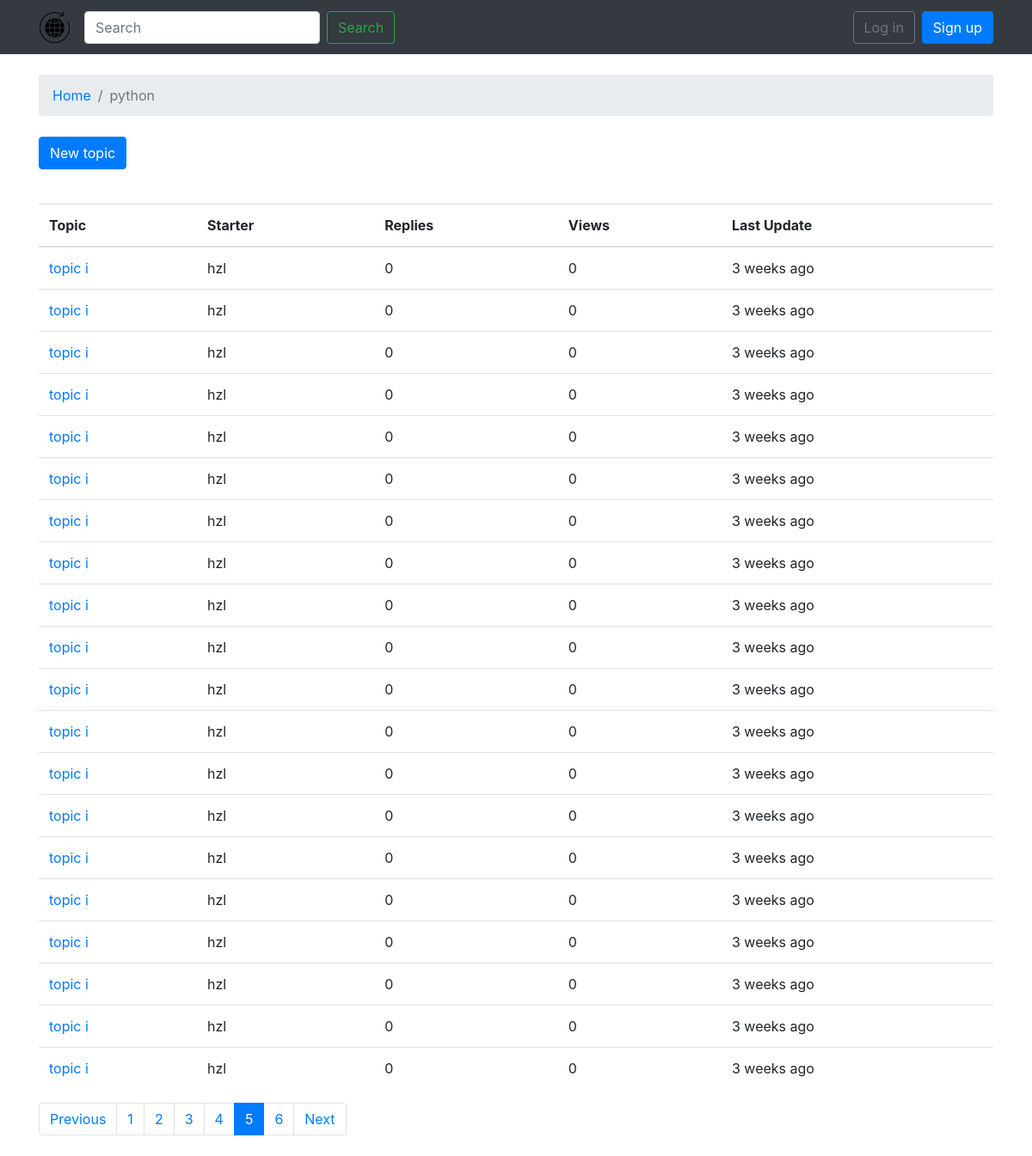
Screenshot of /boards/1/?page=5 with the database file from the repository.
### boards/models.py (models this page shows, shortened)
class Board(models.Model):
    name = models.CharField(max_length=30, unique=True)
    description = models.CharField(max_length=100)

class Topic(models.Model):
    subject = models.CharField(max_length=255)
    last_updated = models.DateTimeField(auto_now_add=True)
    board = models.ForeignKey(Board, related_name='topics',on_delete=models.CASCADE)
    starter = models.ForeignKey(User, related_name='topics',on_delete=models.CASCADE)
    views = models.PositiveIntegerField(default=0)

### boards/views.py (the view)
# urls.py: url(r'^boards/(?P<pk>\d+)/$',views.TopicListView.as_view(),name='board_topics'),
class TopicListView(ListView):
    model = Topic
    context_object_name = 'topics'
    template_name = 'topics.html'
    paginate_by = 20
    def get_context_data(self, **kwargs):
        kwargs['board'] = self.board
        return super().get_context_data(**kwargs)
    def get_queryset(self):
        self.board = get_object_or_404(Board, pk=self.kwargs.get('pk'))
        queryset = self.board.topics.order_by('-last_updated').annotate(replies=Count('posts') - 1)
        return queryset

### templates/topics.html (shortened to what this page needs)
{% extends 'base.html' %}
{% load humanize %}
{% block breadcrumb %}
  <li class="breadcrumb-item"><a href="{% url 'home' %}">Home</a></li>
  <li class="breadcrumb-item active">{{ board.name }}</li>
{% endblock %}
{% block content %}
     <div class="mb-4">
    <a href="{% url 'new_topic' board.pk %}" class="btn btn-primary">New topic</a>
    </div>
    <table class="table">
    <thead class="thead-inverse">
      <tr>
        <th>Topic</th>
        <th>Starter</th>
        <th>Replies</th>
        <th>Views</th>
        <th>Last Update</th>
      </tr>
    </thead>
    <tbody>
      {% for topic in topics %}
        <tr>
    <td><a href="{% url 'topic_posts' board.pk topic.pk %}">{{ topic.subject }}</a></td>
    <td>{{ topic.starter.username }}</td>
    <td>{{ topic.replies }}</td>
    <td>{{ topic.views }}</td>
    <td>{{ topic.last_updated|naturaltime }}</td>
        </tr>
      {% endfor %}
    </tbody>
    </table>
    {% include 'includes/pagination.html' %}
{% endblock %}

### rows the page displays
Board: name "python"
Topic: subject "topic i", starter.username "hzl", replies "0", views "0", last_updated "3 weeks ago"
Topic: subject "topic i", starter.username "hzl", replies "0", views "0", last_updated "3 weeks ago"
Topic: subject "topic i", starter.username "hzl", replies "0", views "0", last_updated "3 weeks ago"
Topic: subject "topic i", starter.username "hzl", replies "0", views "0", last_updated "3 weeks ago"
Topic: subject "topic i", starter.username "hzl", replies "0", views "0", last_updated "3 weeks ago"
Topic: subject "topic i", starter.username "hzl", replies "0", views "0", last_updated "3 weeks ago"
Topic: subject "topic i", starter.username "hzl", replies "0", views "0", last_updated "3 weeks ago"
Topic: subject "topic i", starter.username "hzl", replies "0", views "0", last_updated "3 weeks ago"
Topic: subject "topic i", starter.username "hzl", replies "0", views "0", last_updated "3 weeks ago"
Topic: subject "topic i", starter.username "hzl", replies "0", views "0", last_updated "3 weeks ago"
Topic: subject "topic i", starter.username "hzl", replies "0", views "0", last_updated "3 weeks ago"
Topic: subject "topic i", starter.username "hzl", replies "0", views "0", last_updated "3 weeks ago"
Topic: subject "topic i", starter.username "hzl", replies "0", views "0", last_updated "3 weeks ago"
Topic: subject "topic i", starter.username "hzl", replies "0", views "0", last_updated "3 weeks ago"
Topic: subject "topic i", starter.username "hzl", replies "0", views "0", last_updated "3 weeks ago"
Topic: subject "topic i", starter.username "hzl", replies "0", views "0", last_updated "3 weeks ago"
Topic: subject "topic i", starter.username "hzl", replies "0", views "0", last_updated "3 weeks ago"
Topic: subject "topic i", starter.username "hzl", replies "0", views "0", last_updated "3 weeks ago"
Topic: subject "topic i", starter.username "hzl", replies "0", views "0", last_updated "3 weeks ago"
Topic: subject "topic i", starter.username "hzl", replies "0", views "0", last_updated "3 weeks ago"

### other values shown
{{ page_num }} "1" "2" "3" "4" "6"
{{ page_num }} "5"
